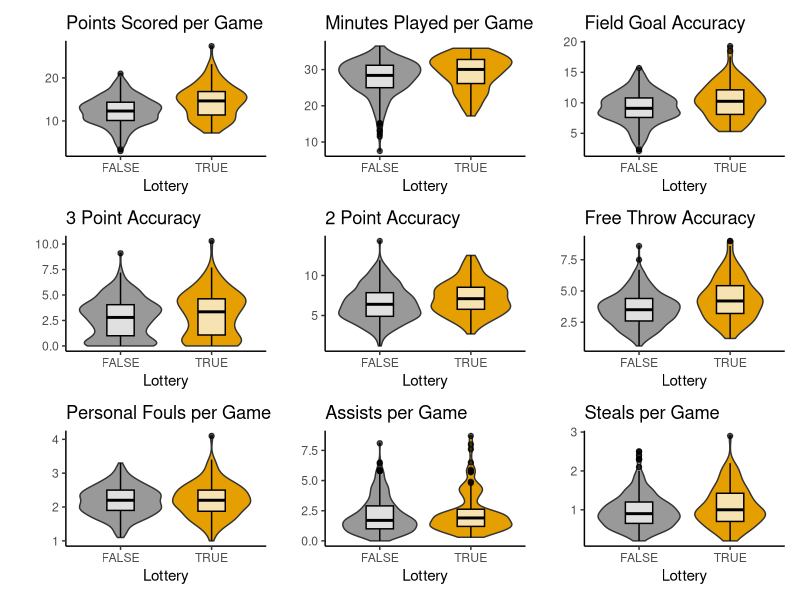
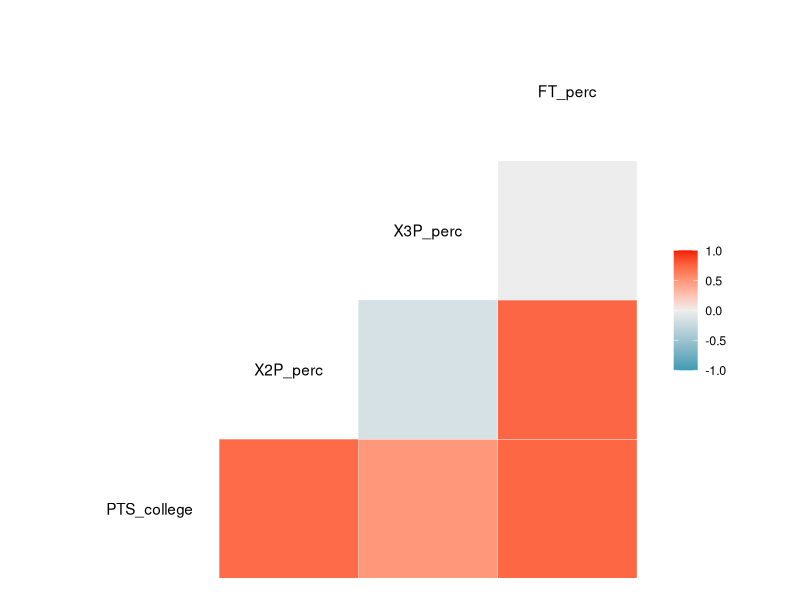
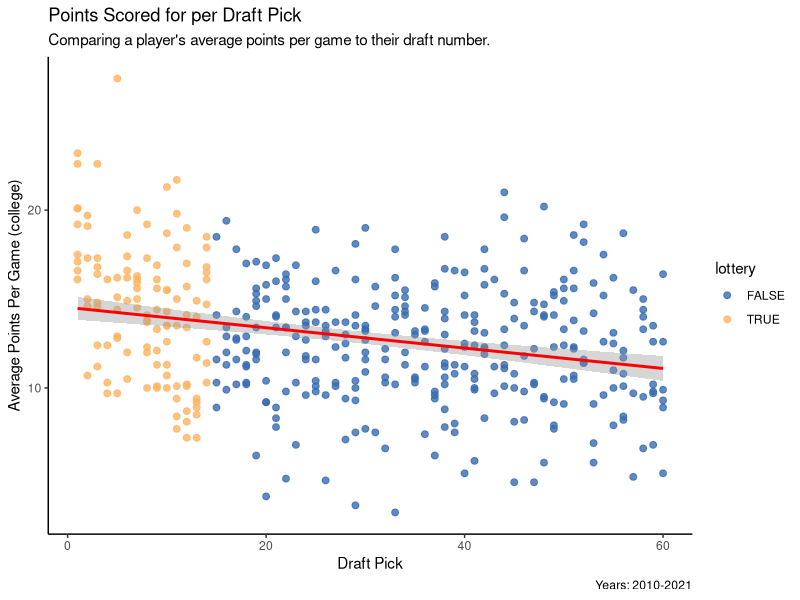
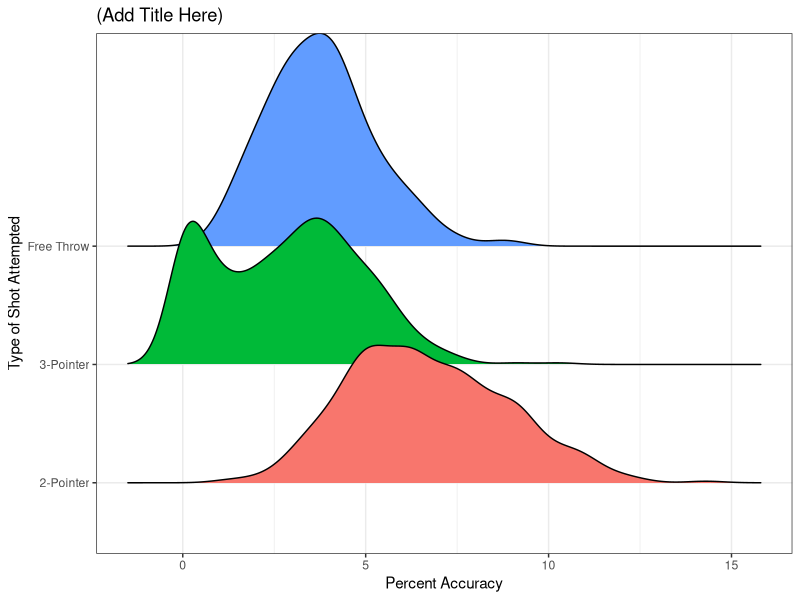
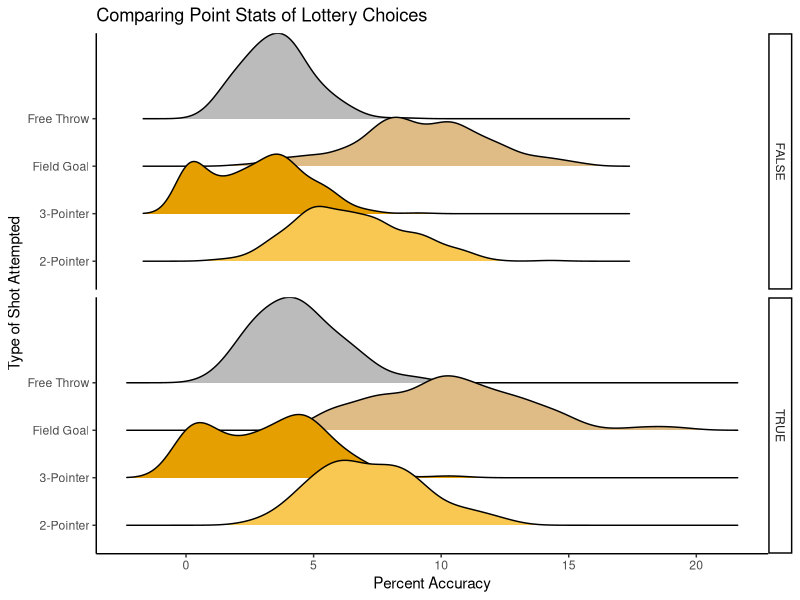
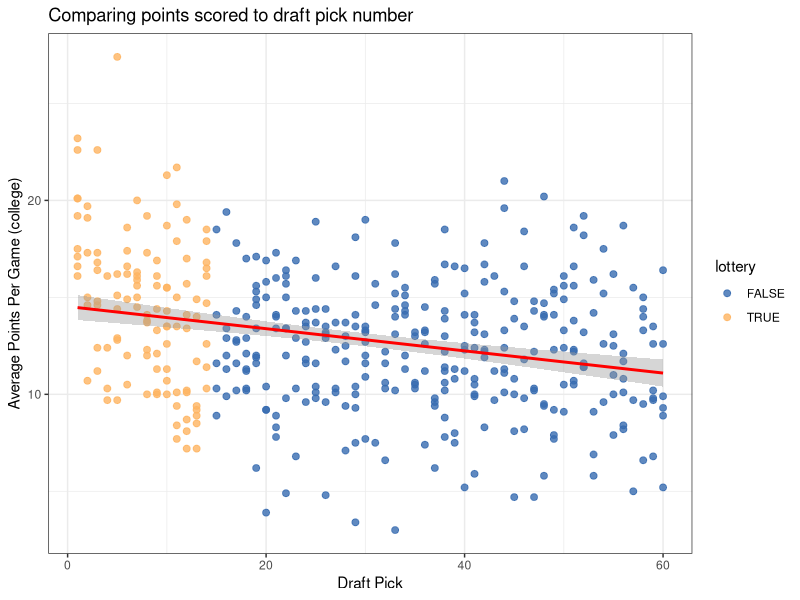
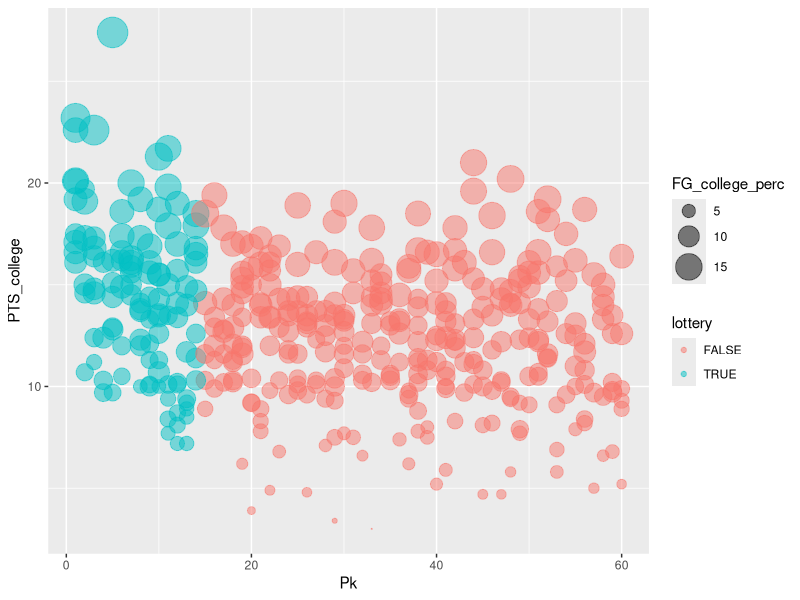
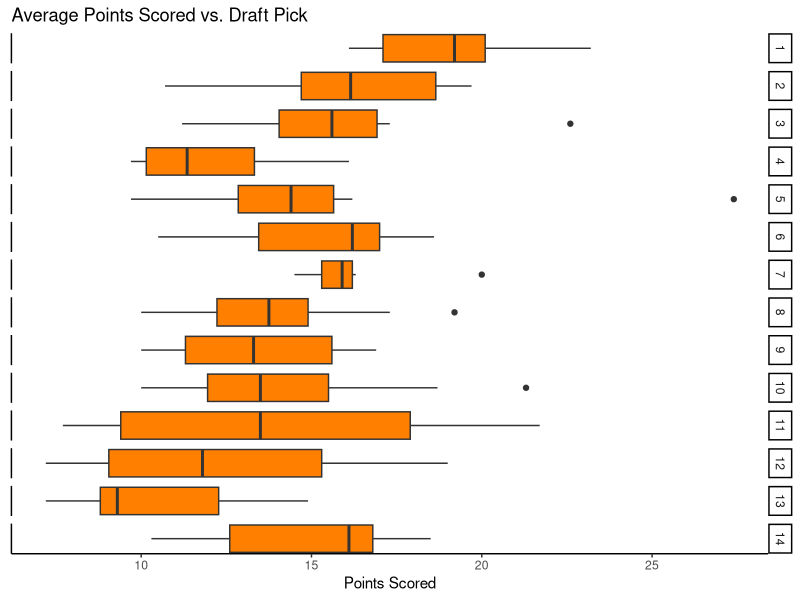

These figures' R source, in order: (Note: this script raises an error after producing the figures.)
## ---- chunk 1
knitr::opts_chunk$set(echo = TRUE)
## ---- chunk 2
# import libraries
library(tidyverse)
library(plyr)
library(GGally)
library(ggridges)
library(ggthemes)
library(ggpubr)
library(patchwork)
# import file
df <- read_csv('../NBAdraft.csv')

names(df)[8] <- "FG_college_perc"
names(df)[11] <- "2P_perc"
names(df)[14] <- "3P_perc"
names(df)[17] <- "FT_perc"
## ---- chunk 3
## Top Schools ----
image <- count(df,'School') %>% 
  arrange(freq) %>% 
  tail(n=20) %>%
  mutate(School=factor(School, levels=School)) %>%
  ggplot( aes(x=School, y=freq)) + 
  geom_segment(
    aes(x=School, xend=School, y=0, yend=freq),
    color='grey',
    # color=ifelse(School == c("Kentucky"), "orange", "grey"),
    # size=ifelse(School %in% c("Kentucky"), 1.3, 0.7)
    ) +
  geom_point(size = 3, color='orange') +
  coord_flip() +
  theme_classic() +
  xlab("School") +
  ylab("Number of Draft Picks") +
  labs(title = "Where are most draft picks coming from?",
        subtitle = "Top 20 universities that have contributed players to the NBA draft since 2010.",
        caption = "Years: 2010-2021") +
  annotate("text", x="Duke", y=29+1.2, 
           label="Kentucky leads the pack!", 
           color='darkorange', size=3 , angle=0, fontface="bold", hjust=1)

# ggsave(file="top_schools.png", plot=image)
## ---- chunk 4
## BOX PLOTS ----
par(mfrow = c(2,2))
a<-ggplot(df, aes(x=lottery, y=PTS_college, fill=lottery)) +
  geom_violin() +
  geom_boxplot(fill='white',width=0.3,color="black", alpha=0.7) +
  scale_fill_manual(values=c("#999999", "#E69F00", "#56B4E9")) +
  theme_classic() +
  theme(legend.position = "none") + # remove legend
  ylab("") +
  ggtitle("Points Scored per Game") +
  xlab("Lottery")
  
b<-ggplot(df, aes(x=lottery, y=MP_college, fill=lottery)) +
  geom_violin() +
  geom_boxplot(fill='white',width=0.3,color="black", alpha=0.7) +
  scale_fill_manual(values=c("#999999", "#E69F00", "#56B4E9")) +
  theme_classic() + 
  theme(legend.position = "none") + # remove legend
  ylab("") +
  ggtitle("Minutes Played per Game") +
  xlab("Lottery")

c<-ggplot(df, aes(x=lottery, y=FG_college_perc, fill=lottery)) +
  geom_violin() +
  geom_boxplot(fill='white',width=0.3,color="black", alpha=0.7) +
  scale_fill_manual(values=c("#999999", "#E69F00", "#56B4E9")) +
  theme_classic() + 
  theme(legend.position = "none") + # remove legend
  ylab("") +
  ggtitle("Field Goal Accuracy") +
  xlab("Lottery")

d<-ggplot(df, aes(x=lottery, y=`3P_perc`, fill=lottery)) +
  geom_violin() +
  geom_boxplot(fill='white',width=0.3,color="black", alpha=0.7) +
  scale_fill_manual(values=c("#999999", "#E69F00", "#56B4E9")) +
  theme_classic() + 
  theme(legend.position = "none") + # remove legend
  ylab("") +
  ggtitle("3 Point Accuracy") +
  xlab("Lottery")

e<-ggplot(df, aes(x=lottery, y=`2P_perc`, fill=lottery)) +
  geom_violin() +
  geom_boxplot(fill='white',width=0.3,color="black", alpha=0.7) +
  scale_fill_manual(values=c("#999999", "#E69F00", "#56B4E9")) +
  theme_classic() + 
  theme(legend.position = "none") +
  ylab("") +
  ggtitle("2 Point Accuracy") +
  xlab("Lottery")

f<-ggplot(df, aes(x=lottery, y=FT_perc, fill=lottery)) +
  geom_violin() +
  scale_fill_manual(values=c("#999999", "#E69F00", "#56B4E9")) +
  geom_boxplot(fill='white',width=0.3,color="black", alpha=0.7) +
  theme_classic() + 
  theme(legend.position = "none") +
  ylab("") +
  ggtitle("Free Throw Accuracy") +
  xlab("Lottery") 

g<-ggplot(df, aes(x=lottery, y=PF, fill=lottery)) +
  geom_violin() +
  scale_fill_manual(values=c("#999999", "#E69F00", "#56B4E9")) +
  geom_boxplot(fill='white',width=0.3,color="black", alpha=0.7) +
  theme_classic() + 
  theme(legend.position = "none") +
  ylab("") +
  ggtitle("Personal Fouls per Game") +
  xlab("Lottery") 

h<-ggplot(df, aes(x=lottery, y=AST_college, fill=lottery)) +
  geom_violin() +
  scale_fill_manual(values=c("#999999", "#E69F00", "#56B4E9")) +
  geom_boxplot(fill='white',width=0.3,color="black", alpha=0.7) +
  theme_classic() + 
  theme(legend.position = "none") +
  ylab("") +
  ggtitle("Assists per Game") +
  xlab("Lottery") 

i<-ggplot(df, aes(x=lottery, y=STL, fill=lottery)) +
  geom_violin() +
  scale_fill_manual(values=c("#999999", "#E69F00", "#56B4E9")) +
  geom_boxplot(fill='white',width=0.3,color="black", alpha=0.7) +
  theme_classic() + 
  theme(legend.position = "none") +
  ylab("") +
  ggtitle("Steals per Game") +
  xlab("Lottery")

a+b+c+d+e+f+g+h+i+plot_layout(ncol = 3)
# figure <- ggarrange(a,b,c,d,
#                     # labels = c("Points Scored per Game", "Minutes Played per Game", "Field Goal Accuracy", "3 Point Accuracy"),#, "2 Point Accuracy", "Free Throw Accuracy"),
#                     nrow = 2, ncol=2)
# figure
# ggsave(file="boxplots.png", plot=figure)
ggsave(
  file="boxplots.png",
  plot = last_plot(),
  device = NULL,
  path = NULL,
  scale = 1.5,
  width = NA,
  height = NA,
  units = c("in", "cm", "mm", "px"),
  dpi = 300,
  limitsize = TRUE,
  bg = NULL
)
## ---- chunk 5
## CORRELATION MATRIX ----

df.subset <- df[c('PTS_college',"2P_perc","3P_perc","FT_perc")]
ggcorr(df.subset, method = c("everything", "pearson"))
## ---- chunk 6
## AVERAGE POINT PER GAME VS DRAFT PICK----
# points <- df$PTS_college
# draft.pick <- df$Pk

image <- ggplot(df, aes(x=Pk, y=PTS_college)) +
  geom_point(
    aes(color=lottery),#, shape=lottery),
    size=2,
    alpha=0.8,
  ) +
  scale_color_manual(
    values = c("#386cb0", "#fdb462", "#7fc97f")
  ) +
  geom_smooth(method = lm, col='red') + # add linear trend line
  theme_classic() +
  xlab("Draft Pick") +
  ylab("Average Points Per Game (college)") +
  ggtitle("Comparing points scored to draft pick number") +
  labs(title = "Points Scored for per Draft Pick",
        subtitle = "Comparing a player's average points per game to their draft number.",
        caption = "Years: 2010-2021")
image
ggsave(file="pointsPerGame_draft.png", plot=image)
## ---- chunk 7
## SMALL MULTIPLES----
df.subset <- df[c('Pk',"2P_perc","3P_perc","FT_perc")]
df.percent <- df.subset %>% pivot_longer(!Pk, names_to = "PointType", values_to = "Percent")

library(ggridges)
ggplot(df.percent, aes(x = Percent, y = PointType, fill = PointType)) +
  geom_density_ridges() +
  theme_bw() +
  scale_y_discrete(labels=c("FT_perc" = "Free Throw", "3P_perc" = "3-Pointer", "2P_perc" = "2-Pointer")) + # change y-tick labels
  xlab("Percent Accuracy") +
  ylab("Type of Shot Attempted") +
  ggtitle("(Add Title Here)") +
  theme(legend.position = "none") # remove legend
## ---- chunk 8
## RIDGELINE PLOT(SMALL MULTIPLES) ----
df.subset2 <- df[c('lottery',"2P_perc","3P_perc","FT_perc", "FG_college_perc")]
df.percent2 <- df.subset2 %>% pivot_longer(!lottery, names_to = "PointType", values_to = "Percent")

ggplot(df.percent2, aes(x = Percent, y = PointType, fill = PointType)) +
  geom_density_ridges() +
  facet_grid(lottery ~ .) +
  theme_classic() +
  scale_y_discrete(labels=c("FT_perc" = "Free Throw", "3P_perc" = "3-Pointer", "2P_perc" = "2-Pointer", "FG_college_perc" = "Field Goal")) + # change y-tick labels
  # scale_fill_manual(values=c("#999999", "#E69F00#981717", "#56B4E9", "red")) +
  scale_fill_manual(values=c("#f9c852", "#E69F00", "#dfbb85", "#bbbbbb")) +
  xlab("Percent Accuracy") +
  ylab("Type of Shot Attempted") +
  ggtitle("Comparing Point Stats of Lottery Choices") +
  theme(legend.position = "none") # remove legend

## ---- chunk 9
## BUBBLE CHART----
## 
ggplot(df, aes(x=Pk, y=PTS_college, size=MP_college, color=lottery)) +
  geom_point(
    aes(color=lottery),#, shape=lottery),
    size=2,
    alpha=0.8,
  ) +
  scale_color_manual(
    values = c("#386cb0", "#fdb462", "#7fc97f")
  ) +
  geom_smooth(method = lm, col='red') + # add linear trend line
  theme_bw() +
  xlab("Draft Pick") +
  ylab("Average Points Per Game (college)") +
  ggtitle("Comparing points scored to draft pick number") + 
  scale_size(range = c(.1, 24), name="Population (M)")

ggplot(df, aes(x=Pk, y=PTS_college, size=FG_college_perc, color=lottery)) +
    geom_point(alpha=0.5) +
    scale_size(range = c(.1, 10), name="FG_college_perc")
## ---- chunk 10
df.lotteryT <- df[which(df$lottery == "TRUE"),]

ggplot(df.lotteryT, aes(x = PTS_college)) +
  geom_boxplot(fill="#ff7f00") +
  facet_grid(Pk ~ .) +
  # theme_bw() +
  theme_classic() +
  xlab("Points Scored") +
  ggtitle("Average Points Scored vs. Draft Pick") +
  # theme(legend.position = "none") + # remove legend
  theme(axis.title.y=element_blank(),
        axis.text.y=element_blank(),
        axis.ticks.y=element_blank())


ggplot(df.lotteryT, aes(x = ORB)) +
  geom_boxplot(fill="#0080ff") +
  facet_grid(Pk ~ .) +
  # theme_bw() +
  theme_classic() +
  xlab("Average Offensive Rebounds") +
  ggtitle("Average Offensive Rebounds vs. Draft Pick") +
  # theme(legend.position = "none") + # remove legend
  theme(axis.title.y=element_blank(),
        axis.text.y=element_blank(),
        axis.ticks.y=element_blank())


ggplot(df.lotteryT, aes(x = DRB)) +
  geom_boxplot(fill="#808080") +
  facet_grid(Pk ~ .) +
  # theme_bw() +
  theme_classic() +
  xlab("Average Defensive Rebounds") +
  ggtitle("Average Defensive Rebounds vs. Draft Pick") +
  # theme(legend.position = "none") + # remove legend
  theme(axis.title.y=element_blank(),
        axis.text.y=element_blank(),
        axis.ticks.y=element_blank())


ggplot(df.lotteryT, aes(x = PF)) +
  geom_boxplot(fill="#ff0000") +
  facet_grid(Pk ~ .) +
  # theme_bw() +
  theme_classic() +
  xlab("Average Defensive Rebounds") +
  ggtitle("Average Defensive Rebounds vs. Draft Pick") +
  # theme(legend.position = "none") + # remove legend
  theme(axis.title.y=element_blank(),
        axis.text.y=element_blank(),
        axis.ticks.y=element_blank())
## ---- chunk 11
ggplot(df, aes(x = PTS_college)) +
  geom_boxplot(aes(color=lottery)) +
  facet_grid(lottery ~ .) +
  # theme_bw() +
  theme_classic() +
  xlab("Points Scored") +
  ggtitle("Average Points Scored vs. Draft Pick") +
  # theme(legend.position = "none") + # remove legend
  theme(axis.title.y=element_blank(),
        axis.text.y=element_blank(),
        axis.ticks.y=element_blank()) +
  scale_fill_manual(values=c("#999999", "#E69F00"))

ggplot(df, aes(x=PTS_college, fill=lottery)) +
  # geom_violin() +
  geom_boxplot(width=0.3,color="#dfbb85", alpha=1) +
  scale_fill_manual(values=c("#999999", "#E69F00")) +
  theme_bw() + 
  xlab("")

## ---- chunk 12
# Boxplot by group
ggplot(data = df, aes(x = feed, y = weight)) +
       stat_boxplot(geom = "errorbar", # Boxplot with error bars 
                    width = 0.2) +
       geom_boxplot(fill = "#4271AE", colour = "#1F3552", # Colors
                    alpha = 0.9, outlier.colour = "red") +
       scale_y_continuous(name = "Weight") +  # Continuous variable label
       scale_x_discrete(name = "Feed") +      # Group label
       ggtitle("Boxplot by groups ggplot2") + # Plot title
       theme(axis.line = element_line(colour = "black", # Theme customization
                                      size = 0.25))

p <- ggplot(df, aes(x = dose, y = len)) + 
  geom_boxplot(aes(fill = supp), position = position_dodge(0.9)) +
  scale_fill_manual(values = c("#00AFBB", "#E7B800"))
